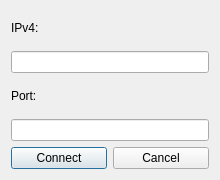
<?xml version="1.0" encoding="UTF-8"?>
<ui version="4.0">
 <class>Dialog</class>
 <widget class="QDialog" name="Dialog">
  <property name="windowModality">
   <enum>Qt::WindowModality::ApplicationModal</enum>
  </property>
  <property name="geometry">
   <rect>
    <x>0</x>
    <y>0</y>
    <width>220</width>
    <height>180</height>
   </rect>
  </property>
  <property name="maximumSize">
   <size>
    <width>220</width>
    <height>180</height>
   </size>
  </property>
  <property name="windowTitle">
   <string>WiFi Configuration</string>
  </property>
  <layout class="QGridLayout" name="gridLayout">
   <item row="0" column="0">
    <widget class="QLabel" name="labelIP">
     <property name="text">
      <string>IPv4:</string>
     </property>
    </widget>
   </item>
   <item row="1" column="0" colspan="2">
    <widget class="QLineEdit" name="lineIP"/>
   </item>
   <item row="2" column="0">
    <widget class="QLabel" name="labelPort">
     <property name="text">
      <string>Port:</string>
     </property>
    </widget>
   </item>
   <item row="3" column="0" colspan="2">
    <widget class="QLineEdit" name="linePort"/>
   </item>
   <item row="4" column="0">
    <widget class="QPushButton" name="buttonConnect">
     <property name="text">
      <string>Connect</string>
     </property>
     <property name="icon">
      <iconset theme="QIcon::ThemeIcon::MediaPlaybackStart"/>
     </property>
    </widget>
   </item>
   <item row="4" column="1">
    <widget class="QPushButton" name="buttonCancel">
     <property name="text">
      <string>Cancel</string>
     </property>
     <property name="icon">
      <iconset theme="QIcon::ThemeIcon::EditClear"/>
     </property>
    </widget>
   </item>
  </layout>
 </widget>
 <resources/>
 <connections/>
</ui>
